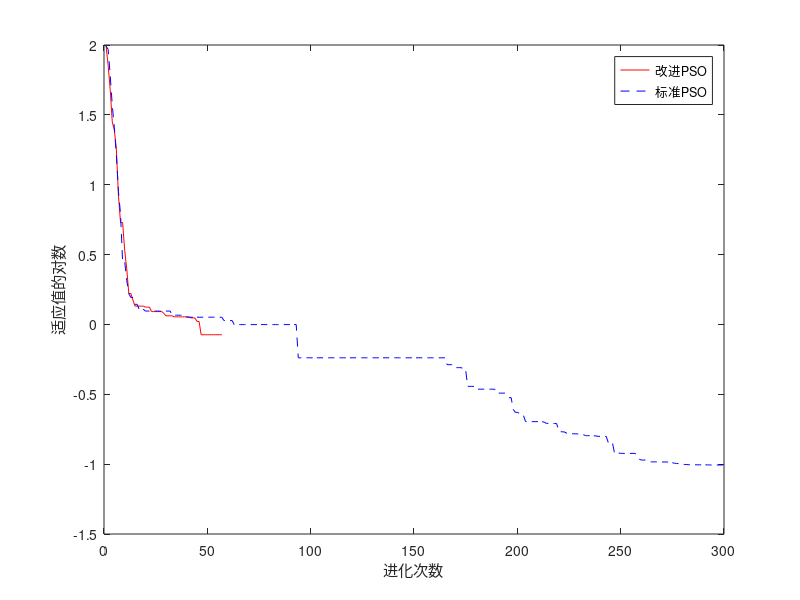
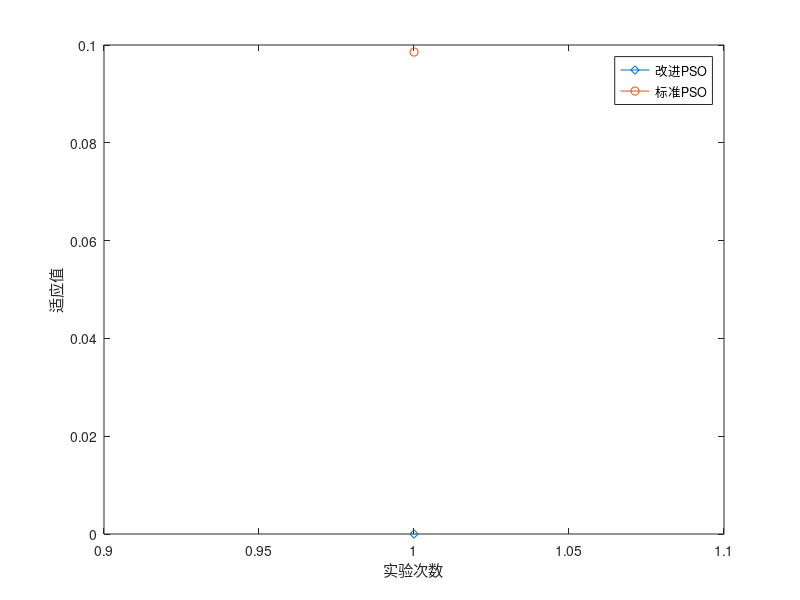

These charts were generated, in order, by the following MATLAB code:
%利用改进的粒子群与惯性权重线性递减的粒子群分别对Griewank函数
%进行优化。粒子数：60；维数：10；最大迭代次数：500；分别测试50次取平均值。
%时间：2017.6.17
      
clc;
clear;
m=60;%粒子数
dim=10;%粒子维数
vmax=[60,60,60,60,60,60,60,60,60,60];%速度最大值 
vmin=[-60,-60,-60,-60,-60,-60,-60,-60,-60,-60];%速度最小值
xmax=[600,600,600,600,600,600,600,600,600,600];%位置最大值
xmin=[-600,-600,-600,-600,-600,-600,-600,-600,-600,-600];%位置最小值
tmax=300;%最大迭代次数
kmax=500;
c1=2; 
c2=2; %学习因子
x=rand(m,dim);
v=rand(m,dim);
pfit=rand(1,m);
flag=0;%判断进化停滞标志
wmax=0.9; %惯性权重最大值 wpso
wmin=0.4; %惯性权重最小值 wpso
gbest1= zeros(1,tmax);
gbest2= zeros(1,tmax);
position1=zeros(tmax,dim);%粒子位置跟踪
position2=zeros(tmax,dim);%粒子位置跟踪
%%%%%%%%%%%%%%%%%%%%%%%%%%%%%%begin
nummax=1; %测试次数
testbest1=zeros(1,nummax); %每次试验的最优值
testbest2=zeros(1,nummax); %每次试验的最优值
%%%%%%%%%%%%%%%%%%%%混沌粒子群
for number=1:nummax      
    for i=1:m    %位置混沌初始化  m1个粒子中选择最优的m个粒子为初始粒子
        result1=0;
        result2=1;
        for j=1:dim    
            x(i,j)=rand()*(xmax(j)-xmin(j))+xmin(j);
            result1=result1+(x(i,j)^2)/4000;
            result2=result2*cos(x(i,j)/j^0.5);              
        end     
        pfit(i)=1+result1-result2; 
    end    
           
    pb=x;%粒子初始最佳位置赋值
    for i=1:m   %速度初始化
        for j=1:dim
             v(i,j)=rand()*(vmax(j)-vmin(j))+vmin(j);
        end
    end 
   [gbest,index]=min(pfit);%gbest全局最小适应度
   gbestbefore=0;%上次全局最小值
   pg=x(index,:);%全局最佳位置
    for t=1:tmax
         w=wmax-(wmax-wmin)*t/tmax+(0.5-rand())*0.8;
        for i=1:m           
            for j=1:dim
                R1=c1*rand();
                R2=c2*rand();  
                v(i,j)=w*v(i,j)+R1*(pb(i,j)-x(i,j))+R2*(pg(j)-x(i,j));  
                if v(i,j)>vmax(j)
                    v(i,j)=vmax(j);
                end
                if v(i,j)<vmin(j)
                    v(i,j)=vmin(j);
                end
                x(i,j)=x(i,j)+v(i,j);
                if x(i,j)>xmax(j)
                         x(i,j)=rand()*(xmax(j)-xmin(j))+xmin(j); 
                end
                if x(i,j)<xmin(j)
                        x(i,j)=rand()*(xmax(j)-xmin(j))+xmin(j); 
                end
            end
            result1=0;
            result2=1;   
            for j=1:dim
                result1=result1+(x(i,j)^2)/4000;
                result2=result2*cos(x(i,j)/j^0.5);          
            end    
            pfitness=1+result1-result2;
            if pfitness<pfit(i)
                pfit(i)=pfitness;
                pb(i,:)=x(i,:);
           end
            if pfitness<gbest
                gbest=pfitness;
                pg=x(i,:);
            end      
        end         
        cflag=abs((gbest-gbestbefore)/gbest);
        if cflag<0.01
            flag=flag+1;
            if flag>10
                    for k=1:kmax
                       for i=1:m  
                        u=pg;
                        if rand()<0.95
                            x(i,:)=u+(0.5-rand())*u*abs(log10((k/kmax)^2))/exp(50*(k/kmax)^2);
                            for j=1:dim
                                if x(i,j)>xmax(j)||x(i,j)<xmin(j)
                                     x(i,j)=rand()*(xmax(j)-xmin(j))+xmin(j);
                                end
                            end
                        else
                             x(i,:)=rand()*(xmax-xmin)+xmin;
                        end
                        result1=0;
                        result2=1;   
                        for j=1:dim
                            result1=result1+(x(i,j)^2)/4000;
                            result2=result2*cos(x(i,j)/j^0.5);          
                        end    
                        pfitness=1+result1-result2;
                        if pfitness<pfit(i)
                             pfit(i)=pfitness;
                             pb(i,:)= x(i,:);
                        end
                        if pfitness<gbest
                            flag=0;  
                            gbest=pfitness;
                            pg=x(i,:);                                             
                        end    
                       end                       
                    end
            end
        else
            flag=0;
        end      
        gbestbefore=gbest;
        gbest1(t)=gbest1(t)+ gbest;
    end   
    testbest1(number)=gbest;
end
%%%%%%%%%%%%%%%%%%%%%%%%%%%%%%%%%惯性权重线性递减方式
for number=1:nummax
   for i=1:m
        result1=0;
        result2=1;
        for j=1:dim    
            x(i,j)=rand()*(xmax(j)-xmin(j))+xmin(j);
            result1=result1+(x(i,j)^2)/4000;
            result2=result2*cos(x(i,j)/j^0.5);              
        end     
        pfit(i)=1+result1-result2;       
   end  
   pb=x;
   for i=1:m
       for j=1:dim
           v(i,j)=rand()*(vmax(j)-vmin(j))+vmin(j);
       end
   end
   [gbest,index]=min(pfit);%gbest全局最小适应度
    pg=x(index,:);%全局最佳位置
    for t=1:tmax
       w=wmax-(wmax-wmin)*t/tmax;     
        for i=1:m           
            for j=1:dim
                R1=c1*rand();
                R2=c2*rand();  
                v(i,j)=w*v(i,j)+R1*(pb(i,j)-x(i,j))+R2*(pg(j)-x(i,j));  
                if v(i,j)>vmax(j)
                    v(i,j)=vmax(j);
                end
                if v(i,j)<vmin(j)
                    v(i,j)=vmin(j);
                end
                x(i,j)=x(i,j)+v(i,j);
                if x(i,j)>xmax(j)
                    x(i,j)=xmax(j);
                end
                if x(i,j)<xmin(j)
                    x(i,j)=xmin(j);
                end
            end
            result1=0;
            result2=1;   
            for j=1:dim
                result1=result1+(x(i,j)^2)/4000;
                result2=result2*cos(x(i,j)/j^0.5);          
            end    
            pfitness=1+result1-result2;
            if pfitness<pfit(i)
                pfit(i)=pfitness;
                pb(i,:)=x(i,:);
           end
            if pfitness<gbest
                gbest=pfitness;
                pg=x(i,:);
            end      
        end         
        gbest2(t)=gbest2(t)+gbest;
        position2(t,:)=position2(t,:)+pg;
    end  
    testbest2(number)=gbest;
end
testbestmax1=max(testbest1);%最大值
testbestmin1=min(testbest1);%最小值
testbestmean1=mean(testbest1);%平均值
%%%%%%%%%%%%%%%计算标准差
fangcha1=0;
for number=1:nummax
    fangcha1=fangcha1+(testbest1(number)-testbestmean1)^2;
end
fangcha1=sqrt(fangcha1/nummax);

testbestmax2=max(testbest2);%最大值
testbestmin2=min(testbest2);%最小值
testbestmean2=mean(testbest2);%平均值
%%%%%%%%%%%%%%%计算标准差
fangcha2=0;
for number=1:nummax
    fangcha2=fangcha2+(testbest2(number)-testbestmean2)^2;
end
fangcha2=sqrt(fangcha2/nummax);

t=1:tmax;
gbest1(t)=gbest1(t)/nummax;
gbest2(t)=gbest2(t)/nummax;
position1(t)=position1(t)/nummax;
position2(t)=position2(t)/nummax;
figure(1);
plot(t,log10(gbest1(t)),'-r',t,log10(gbest2(t)),'--b');
% plot(t,gbest1(t),'-r',t,gbest2(t),'--b');
figure(1);
legend('改进PSO','标准PSO');
xlabel('进化次数');
ylabel('适应值的对数');
figure(2);
plot(1:nummax,testbest1(1:nummax),'-d',1:nummax,testbest2(1:nummax),'-o');
legend('改进PSO','标准PSO');
xlabel('实验次数');
ylabel('适应值');
% figure(4);
% plot(t,position1(t,:));
% figure(5);
% plot(t,position2(t,:));
% grid on;






 

